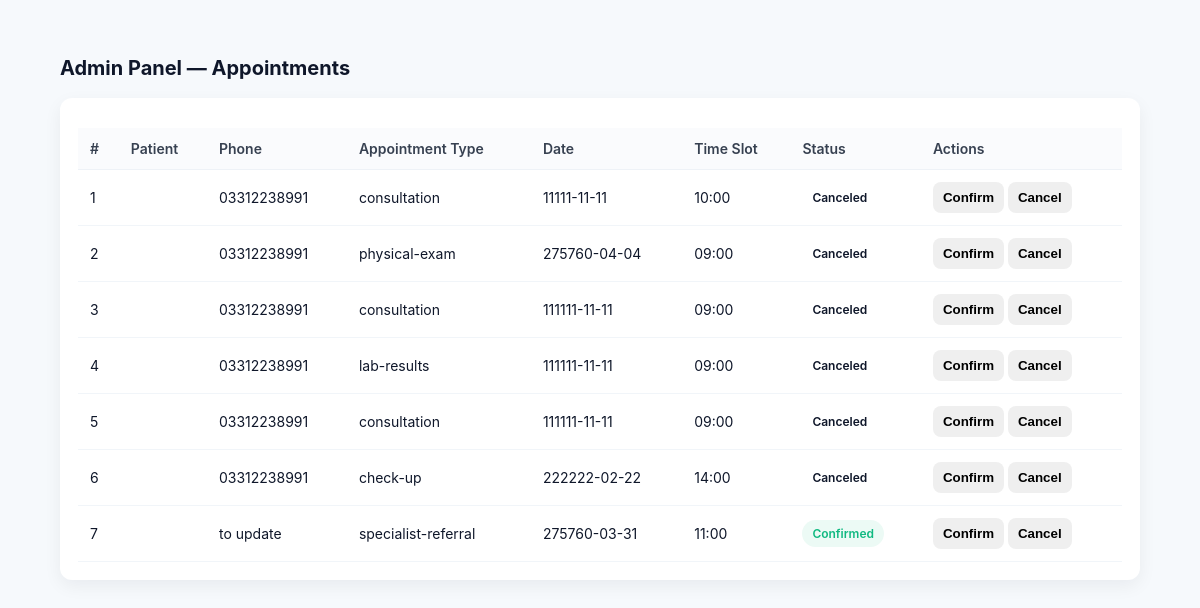
/admin, run on an earlier commit of the app's database.
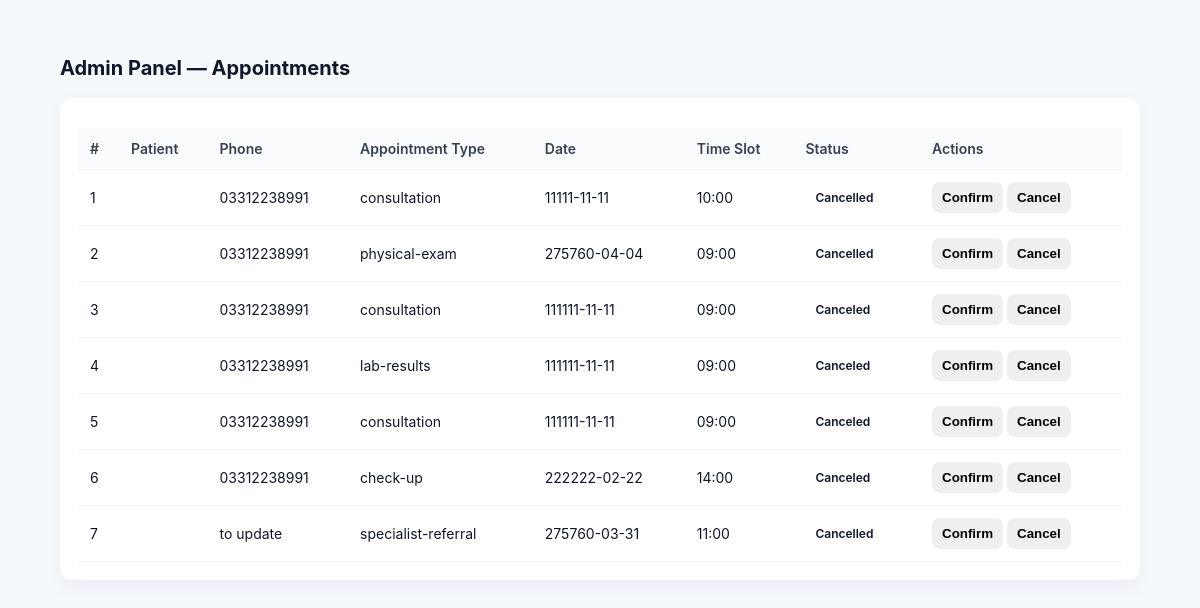
And on a later commit of the database.
### tables this page shows
CREATE TABLE appointments (
    id INTEGER PRIMARY KEY AUTOINCREMENT,
    firstName TEXT NOT NULL,
    lastName TEXT NOT NULL,
    email TEXT NOT NULL,
    phone TEXT NOT NULL,
    dob TEXT NOT NULL,
    gender TEXT,
    address TEXT,
    appointmentDate TEXT NOT NULL,
    doctor TEXT,
    timeSlot TEXT NOT NULL,
    appointmentType TEXT NOT NULL,
    symptoms TEXT,
    medications TEXT,
    allergies TEXT,
    insurance TEXT,
    visitType TEXT,
    notes TEXT,
    consent INTEGER NOT NULL,
    reminders INTEGER
, status TEXT DEFAULT 'Pending');

### main.py (the view)
@app.get("/admin", response_class=HTMLResponse)
async def admin_page(request: Request):
    conn = sqlite3.connect("hospital.db")
    conn.row_factory = sqlite3.Row
    cursor = conn.cursor()
    cursor.execute("SELECT * FROM appointments")
    rows = cursor.fetchall()
    conn.close()
    return templates.TemplateResponse("admin/admin.html", {
        "request": request,
        "appointments": rows
    })

### templates/admin/admin.html (shortened to what this page needs)
<!doctype html>
<html lang="ur" dir="ltr">
<head>
    <link rel="stylesheet" href="/static/admin.css" />
</head>
<body>
    <div class="container">
        <div class="header">
            <div>
                <div class="title">Admin Panel — Appointments</div>
            </div>
        </div>
        <div class="card">
            <table aria-label="Appointments table">
                <thead>
                    <tr>
                        <th>#</th>
                        <th>Patient</th>
                        <th>Phone</th>
                        <th>Appointment Type</th>
                        <th>Date</th>
                        <th>Time Slot</th>
                        <th>Status</th>
                        <th>Actions</th>
                    </tr>
                </thead>
           <tbody>
    {% for appointment in appointments %}
    <tr>
        <td>{{ appointment["id"] }}</td>
        <td>{{ appointment["patient"] }}</td>
        <td>{{ appointment["phone"] }}</td>
        <td>{{ appointment["appointmentType"] }}</td>
        <td>{{ appointment["appointmentDate"] }}</td>
        <td>{{ appointment["timeSlot"] }}</td>
        <td>
            <span class="status {{ appointment['status']|lower }}">
                {{ appointment["status"] }}
            </span>
        </td>
        <td>
            <form action="/up-con" method="post" style="display:inline;">
                <button type="submit" class="btn">Confirm</button>
            </form>
              <form action="/up-can" method="post" style="display:inline;">
                <button type="submit" class="btn" >Cancel</button>
            </form>
        </td>
    </tr>
    {% endfor %}
</tbody>
            </table>
        </div>
    </div>
</body>
</html>

### static/admin.css (style rules this page uses)
:root { --bg: #f6f9fc; --card: #ffffff; --muted: #6b7280; --accent: #4f46e5; --danger: #ef4444; --success: #10b981; font-family: Inter, system-ui, -apple-system, "Segoe UI", Roboto, "Helvetica Neue", Arial; }
* { box-sizing: border-box }
body { margin: 0; background: var(--bg); color: #0f172a }
.container { max-width: 1120px; margin: 36px auto; padding: 20px }
.header { display: flex; align-items: center; justify-content: space-between; gap: 16px }
.title { font-size: 20px; font-weight: 700 }
.card { background: var(--card); border-radius: 12px; padding: 18px; margin-top: 18px; box-shadow: 0 6px 18px rgba(15, 23, 42, 0.06) }
table { width: 100%; border-collapse: collapse; margin-top: 12px; font-size: 14px }
thead th { background: #fafbfd; text-align: left; padding: 12px; border-bottom: 1px solid #eef2f7; color: #374151; font-weight: 600 }
tbody td { padding: 12px; border-bottom: 1px solid #f1f5f9 }
.status { display: inline-block; padding: 6px 10px; border-radius: 999px; font-size: 12px; font-weight: 600 }
.btn { border: 0; padding: 8px 10px; border-radius: 8px; font-weight: 600; cursor: pointer }

What changed in the data, as far as the page shows it:
changed appointments id 1: status "Canceled" → "Cancelled"
changed appointments "physical-exam": status "Canceled" → "Cancelled"
changed appointments "to update": status "Confirmed" → "Cancelled"
